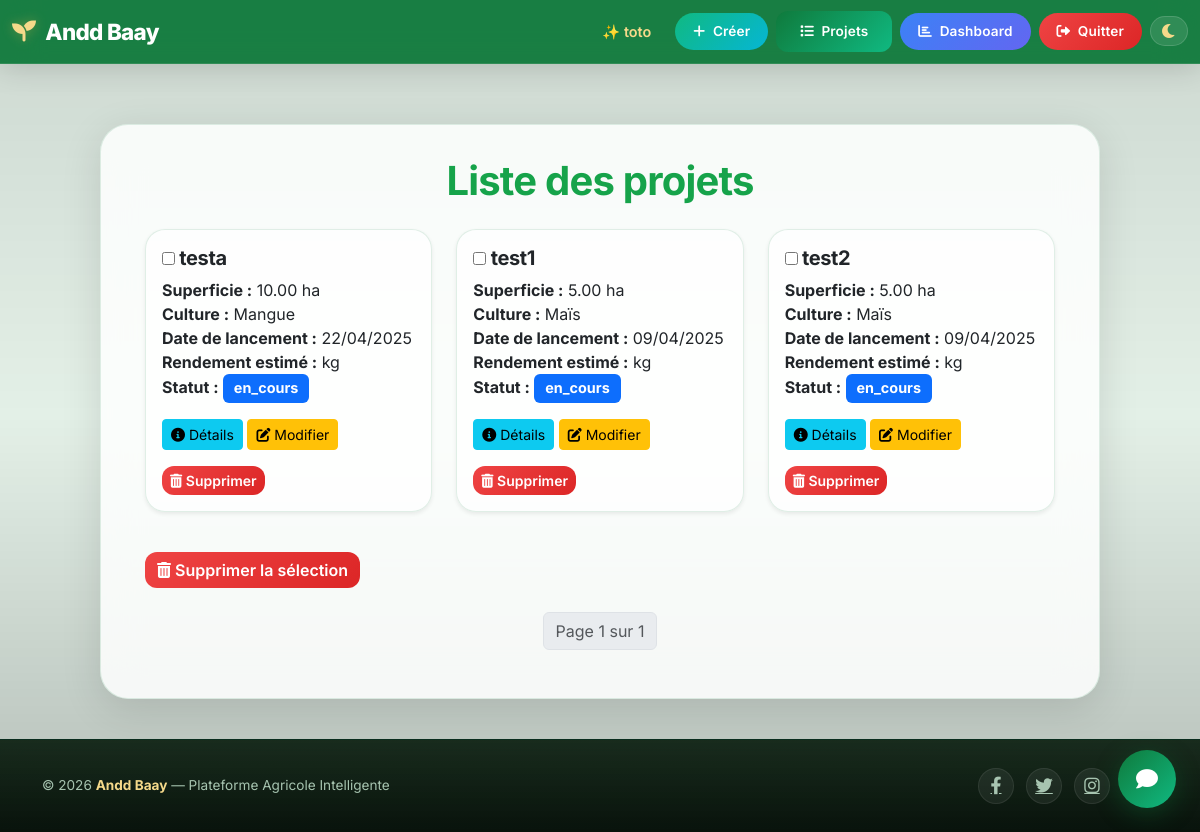
/liste-projets/ (signed in), run on the app's committed database.
### baay/models.py (models this page shows, shortened)
class Projet(models.Model):
    STATUT_CHOICES = [
        ('en_cours', 'En cours'),
        ('en_pause', 'En pause'),
        ('fini', 'Fini'),
    ]
    id = models.UUIDField(primary_key=True, default=uuid.uuid4, editable=False)
    nom = models.CharField(max_length=200)
    statut = models.CharField(max_length=20, choices=STATUT_CHOICES, default='en_cours')
    utilisateur = models.ForeignKey(Profile, on_delete=models.CASCADE)
    culture = models.ForeignKey(ProduitAgricole, on_delete=models.CASCADE)
    localite = models.ForeignKey(Localite, on_delete=models.CASCADE)
    superficie = models.DecimalField(max_digits=10, decimal_places=2)
    date_lancement = models.DateField()
    rendement_estime = models.DecimalField(max_digits=10, decimal_places=2, null=True, blank=True)

class ProduitAgricole(models.Model):
    STATUTS = [
        ('En croissance', 'En croissance'),
        ('Récolté', 'Récolté'),
        ('Problème', 'Problème'),
        ('Autre', 'Autre'),
    ]
    id = models.UUIDField(primary_key=True, default=uuid.uuid4, editable=False)
    nom = models.CharField(max_length=100, unique=True)
    description = models.TextField(blank=True, null=True)
    saison = models.CharField(max_length=50, blank=True, null=True)
    prix_par_kg = models.DecimalField(max_digits=10, decimal_places=2, blank=True, null=True)
    apport_nutritionnel = models.TextField(blank=True, null=True)
    quantite_disponible = models.DecimalField(max_digits=10, decimal_places=2, blank=True, null=True)
    periode_recolte = models.CharField(max_length=100, blank=True, null=True)
    duree_avant_recolte = models.IntegerField(blank=True, null=True)
    rendement_moyen = models.DecimalField(max_digits=10, decimal_places=2, blank=True, null=True)
    etat = models.CharField(max_length=100, choices= STATUTS, default='En croissance')

### baay/views.py (the view)
# urls.py: path('liste-projets/', views.liste_projets, name='liste_projets'),
@login_required
def liste_projets(request):
    projets_list = Projet.objects.filter(utilisateur=request.user.profile).order_by('-date_lancement')  # Ordonner par date de lancement
    paginator = Paginator(projets_list, 10)  # Affichez 10 projets par page
    page_number = request.GET.get('page')
    projets = paginator.get_page(page_number)
    return render(request, 'projets/liste_projets.html', {'projets': projets})

### templates/projets/liste_projets.html (shortened to what this page needs)
{% extends 'base.html' %}
{% block content %}
<div class="container animate__animated animate__fadeIn">
    <h1 class="text-center mb-4" style="border-radius: 15px;">Liste des projets</h1>
    <form id="delete-form" method="POST" action="{% url 'supprimer_projets' %}">
        <div class="row">
            {% for projet in projets %}
            <div class="col-md-4 mb-4">
                <div class="card h-100 shadow-sm animate__animated animate__fadeInUp">
                    <div class="card-body">
                        <h5 class="card-title">
                            <input type="checkbox" height="50px" width="50px" name="projets" value="{{ projet.id }}"> {{ projet.nom }}
                        </h5>
                        <p class="card-text">
                            <strong>Superficie :</strong> {{ projet.superficie }} ha<br>
                            <strong>Culture :</strong> {{ projet.culture.nom }}<br>
                            <strong>Date de lancement :</strong> {{ projet.date_lancement|date:"d/m/Y" }}<br>
                            <strong>Rendement estimé :</strong> {{ PredictionRendement.rendement_estime }} kg<br>
                            <strong>Statut :</strong>
                            <span class="badge
                                {% if projet.statut == 'en_cours' %}bg-primary
                                {% elif projet.statut == 'fini' %}bg-success
                                {% elif projet.statut == 'en_pause' %}bg-warning
                                {% else %}bg-secondary
                                {% endif %}">
                                {{ projet.statut }}
                            </span>
                        </p>
                        <a href="{% url 'detail_projet' projet.id %}" class="btn btn-info btn-sm">
                            <i class="fas fa-info-circle"></i> Détails
                        </a>
                        <a href="{% url 'modifier_projet' projet.id %}" class="btn btn-warning btn-sm">
                            <i class="fas fa-edit"></i> Modifier
                        </a>
                        <a href="{% url 'supprimer_projet' projet.id %}" class="btn btn-danger btn-sm" onclick="return confirm('Confirmer la suppression de ce projet ?');">
                            <i class="fas fa-trash-alt"></i> Supprimer
                        </a>
                    </div>
                </div>
            </div>
            {% endfor %}
        </div>
        <button type="submit" class="btn btn-danger mt-3" onclick="return confirm('Confirmer la suppression des projets sélectionnés ?');">
            <i class="fas fa-trash-alt"></i> Supprimer la sélection
        </button>
    </form>
    <nav aria-label="Page navigation" class="mt-4">
        <ul class="pagination justify-content-center">
            <li class="page-item disabled">
                <span class="page-link">Page {{ projets.number }} sur {{ projets.paginator.num_pages }}</span>
            </li>
        </ul>
    </nav>
</div>
{% endblock %}

### templates/base.html (shortened to what this page needs)
{% load static %}
<!DOCTYPE html>
<html lang="fr">
<head>
    <link href="https://cdn.jsdelivr.net/npm/bootstrap@5.3.0/dist/css/bootstrap.min.css" rel="stylesheet" />
    <link href="https://cdnjs.cloudflare.com/ajax/libs/font-awesome/6.0.0/css/all.min.css" rel="stylesheet" />
    <link href="https://cdnjs.cloudflare.com/ajax/libs/animate.css/4.1.1/animate.min.css" rel="stylesheet" />
    <link href="https://unpkg.com/leaflet@1.9.4/dist/leaflet.css" rel="stylesheet" />
</head>
<body>
    <nav class="navbar navbar-expand-lg navbar-dark animate__animated animate__fadeInDown">
        <div class="container-fluid">
            <a class="navbar-brand" href="{% url 'home' %}">
                <i class="fas fa-seedling animate__animated animate__bounceIn" aria-hidden="true"></i>
                <span>Andd Baay</span>
            </a>
            <div class="collapse navbar-collapse" id="navbarNav">
                <ul class="navbar-nav ms-auto align-items-center">
                    {% if user.is_authenticated %}
                        <li class="nav-item"><span class="navbar-text me-3">✨ {{ user.username }}</span></li>
                        <li class="nav-item"><a class="btn btn-nav btn-nav-create" href="{% url 'creer_projet' %}"><i class="fas fa-plus me-1"></i> Créer</a></li>
                        <li class="nav-item"><a class="btn btn-nav btn-success" href="{% url 'liste_projets' %}"><i class="fas fa-list me-1"></i> Projets</a></li>
                        <li class="nav-item"><a class="btn btn-nav btn-nav-dashboard" href="{% url 'dashboard' %}"><i class="fas fa-chart-bar me-1"></i> Dashboard</a></li>
                        <li class="nav-item"><a class="btn btn-nav btn-nav-logout" href="{% url 'logout' %}"><i class="fas fa-sign-out-alt me-1"></i> Quitter</a></li>
                    {% else %}
                        <li class="nav-item"><a class="btn btn-nav btn-nav-login" href="{% url 'login' %}"><i class="fas fa-sign-in-alt me-1"></i> Connexion</a></li>
                        <li class="nav-item"><a class="btn btn-nav btn-nav-register" href="{% url 'register' %}"><i class="fas fa-user-plus me-1"></i> Inscription</a></li>
                    {% endif %}
                    <li class="nav-item ms-2">
                        <button id="themeToggle" class="theme-toggle"><i class="fas fa-moon" id="darkIcon"></i></button>
                    </li>
                </ul>
            </div>
        </div>
    </nav>
    <main>
        <div class="main-container animate__animated animate__fadeInUp">
            {% block content %}
            {% endblock %}
        </div>
    </main>
    <footer>
        <div class="container">
            <div class="footer-content">
                <p>&copy; {% now "Y" %} <strong style="color: var(--color-gold-light);">Andd Baay</strong> — Plateforme Agricole Intelligente</p>
                <div class="social-links">
                    <a href="#" aria-label="Facebook"><i class="fab fa-facebook-f"></i></a>
                    <a href="#" aria-label="Twitter"><i class="fab fa-twitter"></i></a>
                    <a href="#" aria-label="Instagram"><i class="fab fa-instagram"></i></a>
                    <a href="#" aria-label="LinkedIn"><i class="fab fa-linkedin-in"></i></a>
                </div>
            </div>
        </div>
    </footer>
    <div class="chat-bubble-container">
        <div class="chat-bubble" id="chatBubble">
            <i class="fas fa-comment chat-icon"></i>
        </div>
    </div>
</body>
</html>

### templates/projets/liste_projets.html (style rules this page uses)
.card { transition: transform 0.3s ease, box-shadow 0.3s ease; background-color: rgba(255, 255, 255, 0.7); ; }
.badge { font-size: 0.9em; padding: 0.5em 0.75em; }
.pagination .page-link { margin: 0 5px; border-radius: 5px; transition: background-color 0.3s ease, color 0.3s ease; }

### data on the page
Projet: nom "testa", superficie "10.00", culture.nom "Mangue", date_lancement "22/04/2025", statut "en_cours"
Projet: nom "test1", superficie "5.00", culture.nom "Maïs", date_lancement "09/04/2025", statut "en_cours"
Projet: nom "test2", superficie "5.00", culture.nom "Maïs", date_lancement "09/04/2025", statut "en_cours"

### other printed values
{{ user.username }} "toto"
{{ projets.number }} "1"
{{ projets.paginator.num_pages }} "1"
